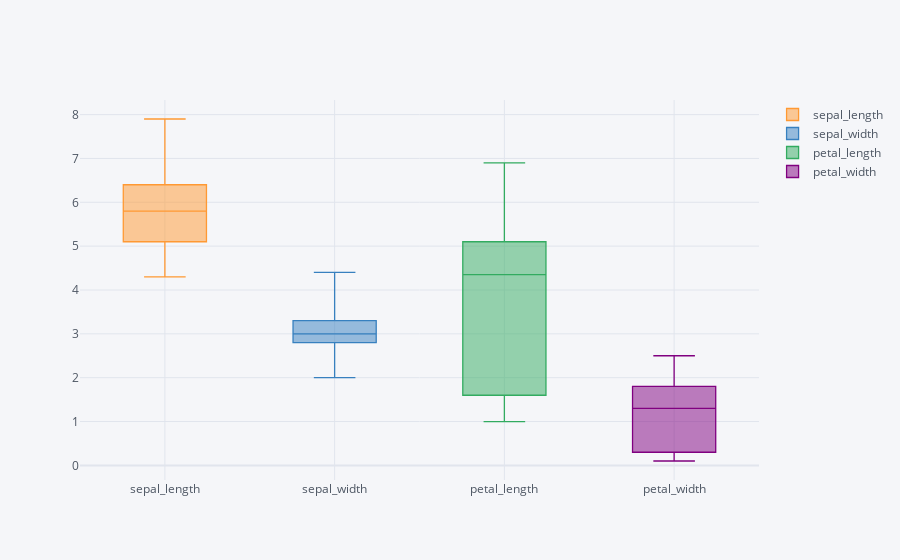

The cell this chart's notebook holds for it:
### Code cell
df.iplot(kind='box')

### Figure 1 — Plotly figure (JSON) as saved in the notebook; plotly's stock layout.template omitted (floating-point values rounded to 4 significant figures; data arrays with more than 128 entries replaced by an {"elided": "..."} marker saying what was removed)
{"data": [{"boxpoints": false, "line": {"width": 1.3}, "marker": {"color": "rgba(255, 153, 51, 1.0)"}, "name": "sepal_length", "orientation": "v", "type": "box", "y": {"elided": "150 float values"}}, {"boxpoints": false, "line": {"width": 1.3}, "marker": {"color": "rgba(55, 128, 191, 1.0)"}, "name": "sepal_width", "orientation": "v", "type": "box", "y": {"elided": "150 float values"}}, {"boxpoints": false, "line": {"width": 1.3}, "marker": {"color": "rgba(50, 171, 96, 1.0)"}, "name": "petal_length", "orientation": "v", "type": "box", "y": {"elided": "150 float values"}}, {"boxpoints": false, "line": {"width": 1.3}, "marker": {"color": "rgba(128, 0, 128, 1.0)"}, "name": "petal_width", "orientation": "v", "type": "box", "y": {"elided": "150 float values"}}], "layout": {"legend": {"bgcolor": "#F5F6F9", "font": {"color": "#4D5663"}}, "paper_bgcolor": "#F5F6F9", "plot_bgcolor": "#F5F6F9", "title": {"font": {"color": "#4D5663"}}, "xaxis": {"gridcolor": "#E1E5ED", "showgrid": true, "tickfont": {"color": "#4D5663"}, "title": {"font": {"color": "#4D5663"}, "text": ""}, "zerolinecolor": "#E1E5ED"}, "yaxis": {"gridcolor": "#E1E5ED", "showgrid": true, "tickfont": {"color": "#4D5663"}, "title": {"font": {"color": "#4D5663"}, "text": ""}, "zerolinecolor": "#E1E5ED"}}}
